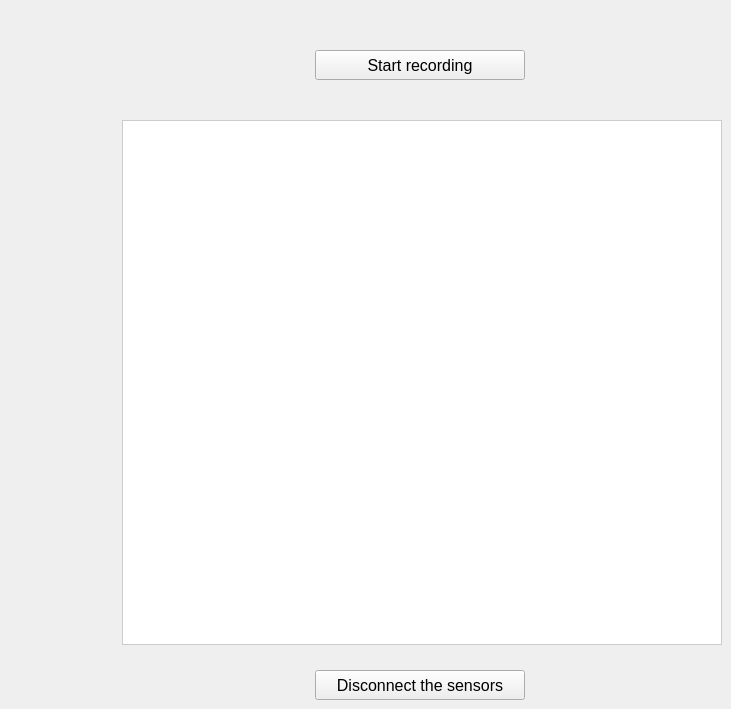
    <widget class="QWidget" name="w_valueTableTab">
     <attribute name="title">
      <string>Value Table</string>
     </attribute>
     <widget class="QPushButton" name="w_backArrow3">
      <property name="geometry">
       <rect>
        <x>40</x>
        <y>50</y>
        <width>70</width>
        <height>40</height>
       </rect>
      </property>
      <property name="focusPolicy">
       <enum>Qt::NoFocus</enum>
      </property>
      <property name="styleSheet">
       <string notr="true">border-radius: 10px;
border-style: solid;
image: url(:/back_arrow/_Icons/left.png);</string>
      </property>
      <property name="text">
       <string/>
      </property>
     </widget>
     <widget class="QPushButton" name="w_disconnectAll5">
      <property name="geometry">
       <rect>
        <x>315</x>
        <y>670</y>
        <width>210</width>
        <height>30</height>
       </rect>
      </property>
      <property name="font">
       <font>
        <pointsize>12</pointsize>
       </font>
      </property>
      <property name="focusPolicy">
       <enum>Qt::NoFocus</enum>
      </property>
      <property name="styleSheet">
       <string notr="true"/>
      </property>
      <property name="text">
       <string>Disconnect the sensors</string>
      </property>
     </widget>
     <widget class="QListWidget" name="w_listDataPrinted">
      <property name="geometry">
       <rect>
        <x>122</x>
        <y>120</y>
        <width>600</width>
        <height>525</height>
       </rect>
      </property>
      <property name="palette">
       <palette>
        <active>
         <colorrole role="Button">
          <brush brushstyle="SolidPattern">
           <color alpha="255">
            <red>255</red>
            <green>255</green>
            <blue>255</blue>
           </color>
          </brush>
         </colorrole>
         <colorrole role="Base">
          <brush brushstyle="SolidPattern">
           <color alpha="255">
            <red>255</red>
            <green>255</green>
            <blue>255</blue>
           </color>
          </brush>
         </colorrole>
         <colorrole role="Window">
          <brush brushstyle="SolidPattern">
           <color alpha="255">
            <red>255</red>
            <green>255</green>
            <blue>255</blue>
           </color>
          </brush>
         </colorrole>
         <colorrole role="Highlight">
          <brush brushstyle="SolidPattern">
           <color alpha="255">
            <red>0</red>
            <green>255</green>
            <blue>0</blue>
           </color>
          </brush>
         </colorrole>
         <colorrole role="HighlightedText">
          <brush brushstyle="SolidPattern">
           <color alpha="255">
            <red>0</red>
            <green>0</green>
            <blue>0</blue>
           </color>
          </brush>
         </colorrole>
        </active>
        <inactive>
         <colorrole role="Button">
          <brush brushstyle="SolidPattern">
           <color alpha="255">
            <red>255</red>
            <green>255</green>
            <blue>255</blue>
           </color>
          </brush>
         </colorrole>
         <colorrole role="Base">
          <brush brushstyle="SolidPattern">
           <color alpha="255">
            <red>255</red>
            <green>255</green>
            <blue>255</blue>
           </color>
          </brush>
         </colorrole>
         <colorrole role="Window">
          <brush brushstyle="SolidPattern">
           <color alpha="255">
            <red>255</red>
            <green>255</green>
            <blue>255</blue>
           </color>
          </brush>
         </colorrole>
         <colorrole role="Highlight">
          <brush brushstyle="SolidPattern">
           <color alpha="255">
            <red>0</red>
            <green>255</green>
            <blue>0</blue>
           </color>
          </brush>
         </colorrole>
         <colorrole role="HighlightedText">
          <brush brushstyle="SolidPattern">
           <color alpha="255">
            <red>0</red>
            <green>0</green>
            <blue>0</blue>
           </color>
          </brush>
         </colorrole>
        </inactive>
        <disabled>
         <colorrole role="Button">
          <brush brushstyle="SolidPattern">
           <color alpha="255">
            <red>255</red>
            <green>255</green>
            <blue>255</blue>
           </color>
          </brush>
         </colorrole>
         <colorrole role="Base">
          <brush brushstyle="SolidPattern">
           <color alpha="255">
            <red>255</red>
            <green>255</green>
            <blue>255</blue>
           </color>
          </brush>
         </colorrole>
         <colorrole role="Window">
          <brush brushstyle="SolidPattern">
           <color alpha="255">
            <red>255</red>
            <green>255</green>
            <blue>255</blue>
           </color>
          </brush>
         </colorrole>
         <colorrole role="Highlight">
          <brush brushstyle="SolidPattern">
           <color alpha="255">
            <red>245</red>
            <green>245</green>
            <blue>245</blue>
           </color>
          </brush>
         </colorrole>
         <colorrole role="HighlightedText">
          <brush brushstyle="SolidPattern">
           <color alpha="255">
            <red>0</red>
            <green>0</green>
            <blue>0</blue>
           </color>
          </brush>
         </colorrole>
        </disabled>
       </palette>
      </property>
      <property name="font">
       <font>
        <pointsize>12</pointsize>
        <stylestrategy>PreferDefault</stylestrategy>
       </font>
      </property>
      <property name="focusPolicy">
       <enum>Qt::NoFocus</enum>
      </property>
      <property name="styleSheet">
       <string notr="true">border-style: solid;
border-width: 1px;
border-color: rgb(204, 204, 204);</string>
      </property>
      <property name="verticalScrollBarPolicy">
       <enum>Qt::ScrollBarAsNeeded</enum>
      </property>
      <property name="horizontalScrollBarPolicy">
       <enum>Qt::ScrollBarAlwaysOff</enum>
      </property>
      <property name="autoScroll">
       <bool>false</bool>
      </property>
      <property name="dragDropMode">
       <enum>QAbstractItemView::NoDragDrop</enum>
      </property>
      <property name="alternatingRowColors">
       <bool>true</bool>
      </property>
      <property name="selectionMode">
       <enum>QAbstractItemView::NoSelection</enum>
      </property>
      <property name="textElideMode">
       <enum>Qt::ElideLeft</enum>
      </property>
      <property name="movement">
       <enum>QListView::Static</enum>
      </property>
      <property name="layoutMode">
       <enum>QListView::Batched</enum>
      </property>
     </widget>
     <widget class="QPushButton" name="w_bleRecordButton">
      <property name="geometry">
       <rect>
        <x>315</x>
        <y>50</y>
        <width>210</width>
        <height>30</height>
       </rect>
      </property>
      <property name="font">
       <font>
        <pointsize>12</pointsize>
       </font>
      </property>
      <property name="focusPolicy">
       <enum>Qt::NoFocus</enum>
      </property>
      <property name="text">
       <string>Start recording</string>
      </property>
     </widget>
    </widget>
